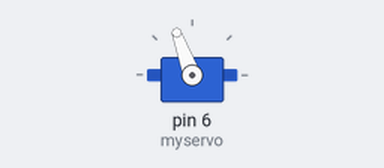
The sketch below on a simulated Arduino Uno, built with avr-gcc and run on an emulated ATmega328P. On the bench: servo.

Above: at 0.05 s.
At 4.0 s:
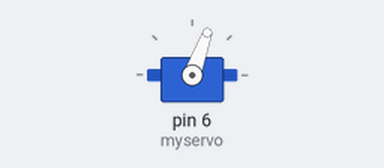
Timing chart, 0 to 5.2 s (numbered marks = the images above):
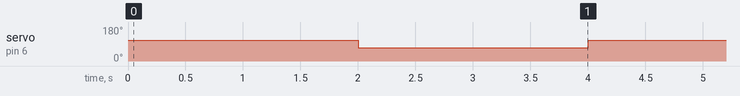

Measured:
- by itself, servo on pin 6 (myservo): alternates 110° for 2.0 s and 70° for 2.0 s

The sketch:

4_servo.ino
```cpp
// Servo Demo
// Victor Hung (vhung@mit.edu)
// MIT 2.00b
//
// Turn a servo one direction and then the other

#include <Servo.h>

Servo myservo;  // create servo object to control a servo

void setup() {
  myservo.attach(6);  // attaches the servo on pin 6
}

void loop() {
  // Range is from 0 to 180. For continuous servos, 90 is 'still', >90 is clockwise, < 90 is ccw
  myservo.write(110);
  delay(2000);
  myservo.write(70);
  delay(2000);
}
```
